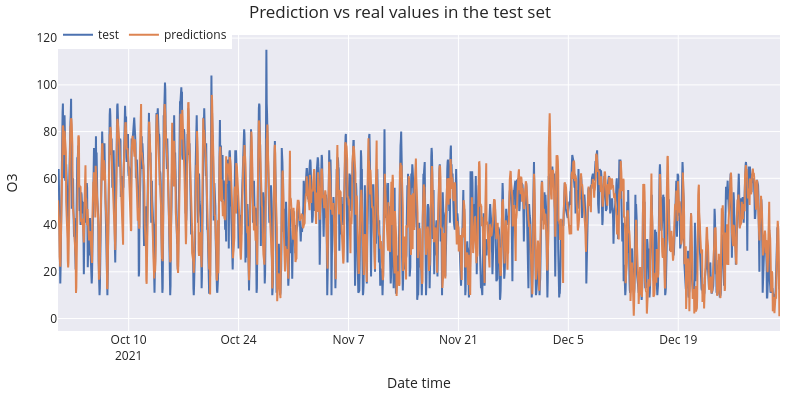

The notebook cell this image was saved under:
### Code cell
# Plotting predictions vs real values in the test set
# ==============================================================================
fig = go.Figure()
trace1 = go.Scatter(x=data_test.index, y=data_test['o3'], name="test", mode="lines")
trace2 = go.Scatter(x=predictions.index, y=predictions['o3'], name="predictions", mode="lines")
fig.add_trace(trace1)
fig.add_trace(trace2)
fig.update_layout(
    title="Prediction vs real values in the test set",
    xaxis_title="Date time",
    yaxis_title="O3",
    width=800,
    height=400,
    margin=dict(l=20, r=20, t=35, b=20),
    legend=dict(
        orientation="h",
        yanchor="top",
        y=1.05,
        xanchor="left",
        x=0
    )
)
fig.show()

### Figure 1 — Plotly figure (JSON) as saved in the notebook; plotly's stock layout.template omitted (floating-point values rounded to 4 significant figures; data arrays with more than 128 entries replaced by an {"elided": "..."} marker saying what was removed)
{"data": [{"mode": "lines", "name": "test", "type": "scatter", "x": {"elided": "2208 str values"}, "y": {"elided": "2208 float values"}}, {"mode": "lines", "name": "predictions", "type": "scatter", "x": {"elided": "2208 str values"}, "y": {"elided": "2208 float values"}}], "layout": {"height": 400, "legend": {"orientation": "h", "x": 0, "xanchor": "left", "y": 1.05, "yanchor": "top"}, "margin": {"b": 20, "l": 20, "r": 20, "t": 35}, "title": {"text": "Prediction vs real values in the test set"}, "width": 800, "xaxis": {"title": {"text": "Date time"}}, "yaxis": {"title": {"text": "O3"}}}}
